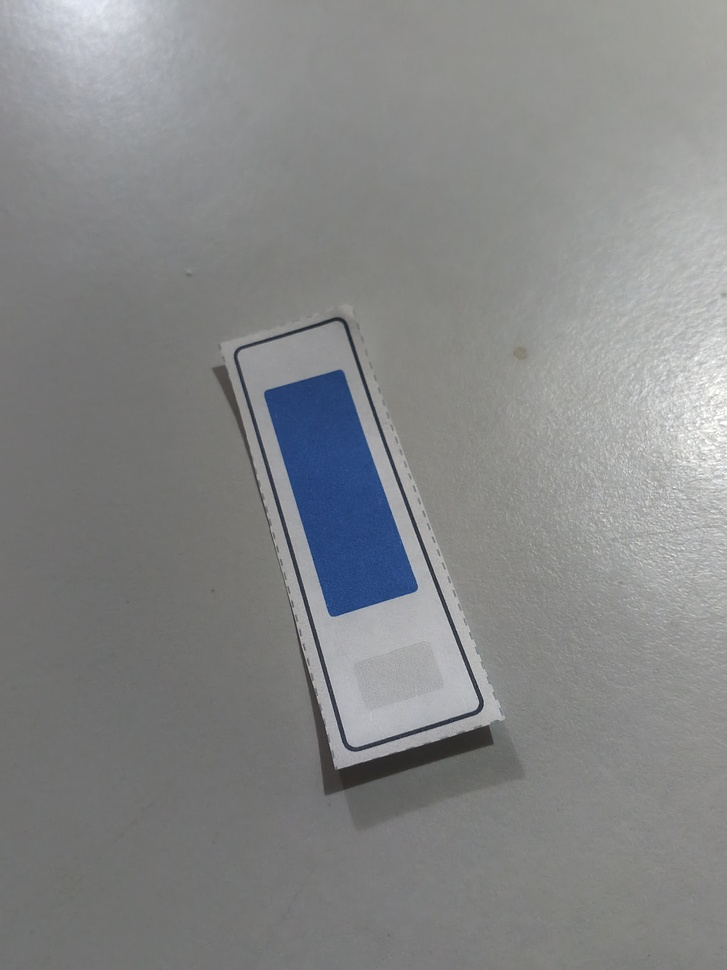
#> input picture ml/data/raw/blue/blue_strip01_001.jpg, 727 x 970 px, shrunk from 3048 x 4064 before the run
$ python -i roi.py   (imports and definitions only)
#> lines starting #> are read from the running program, lines starting #| are printed output that depends on the picture; after the words box and inside, x2 and y2 are one past the last pixel; in counts of white or black regions, pixels touching at a corner belong together
#> further down, picture is the input picture: shape (970, 727, 3); mean B, G, R 135.2, 134.7, 133.4
"""Load a strip photo and isolate the colored test-pad region.

Pipeline: load -> find the printed strip (largest quadrilateral-ish
contour) -> deskew it upright -> crop the central fraction, which is
where the color pad sits on the printed card.
"""
from __future__ import annotations

from pathlib import Path

import cv2
import numpy as np

VALID_EXTENSIONS = {".jpg", ".jpeg", ".png"}


# [7 lines left out: function load_image, not called in this run]


def detect_strip_roi(image: np.ndarray, min_area_frac: float = 0.05) -> np.ndarray:
    """Find the largest rectangular contour and return it deskewed/upright.

    Falls back to the original image if no contour clears the area
    threshold (e.g. a tightly cropped or low-contrast photo).
    """
#> called with min_area_frac = 0.05
    gray = cv2.cvtColor(image, cv2.COLOR_BGR2GRAY)
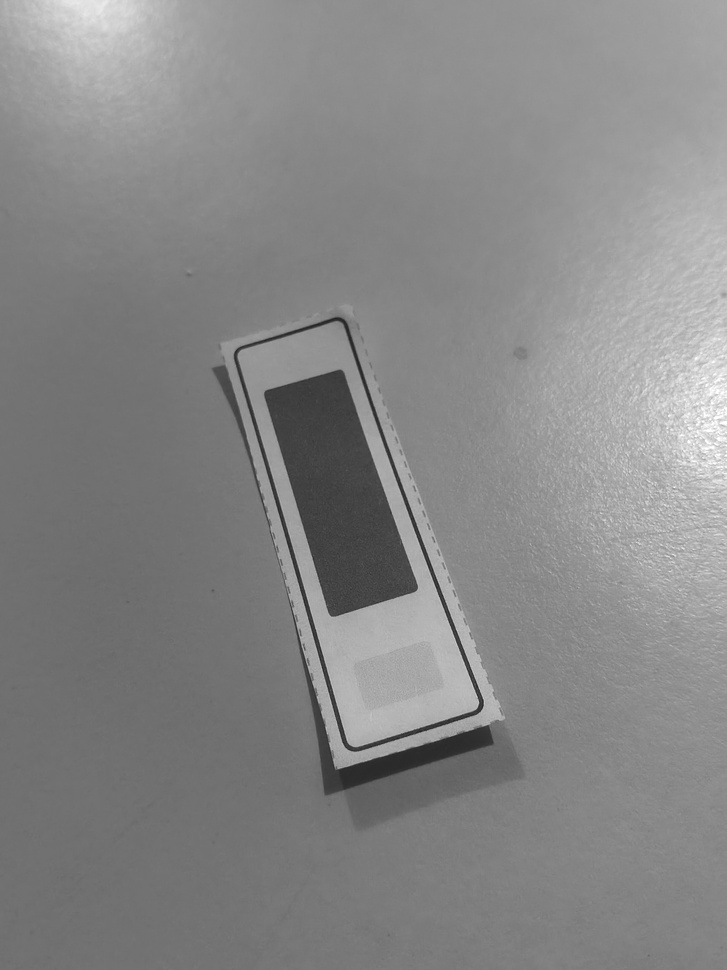
#> gray: shape (970, 727); min 29, max 255, mean 134.4
    blurred = cv2.GaussianBlur(gray, (5, 5), 0)
    edges = cv2.Canny(blurred, 50, 150)
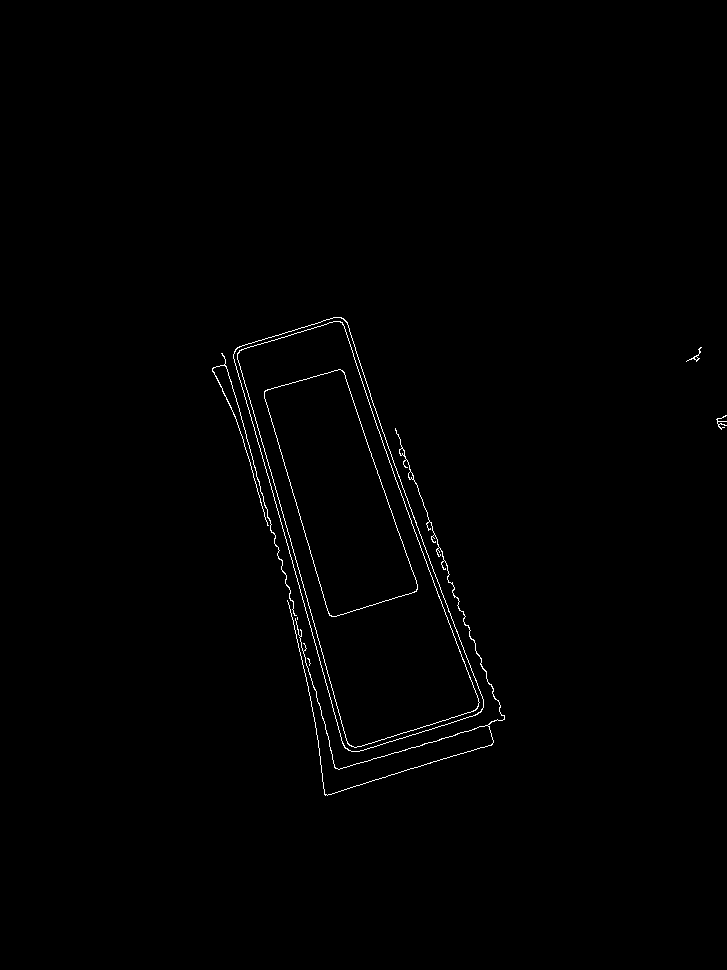
#> edges: shape (970, 727); 0.64% white in thin lines or dots, all inside (x1, y1, x2, y2) = (212, 317, 727, 796)
    edges = cv2.dilate(edges, np.ones((3, 3), np.uint8), iterations=1)
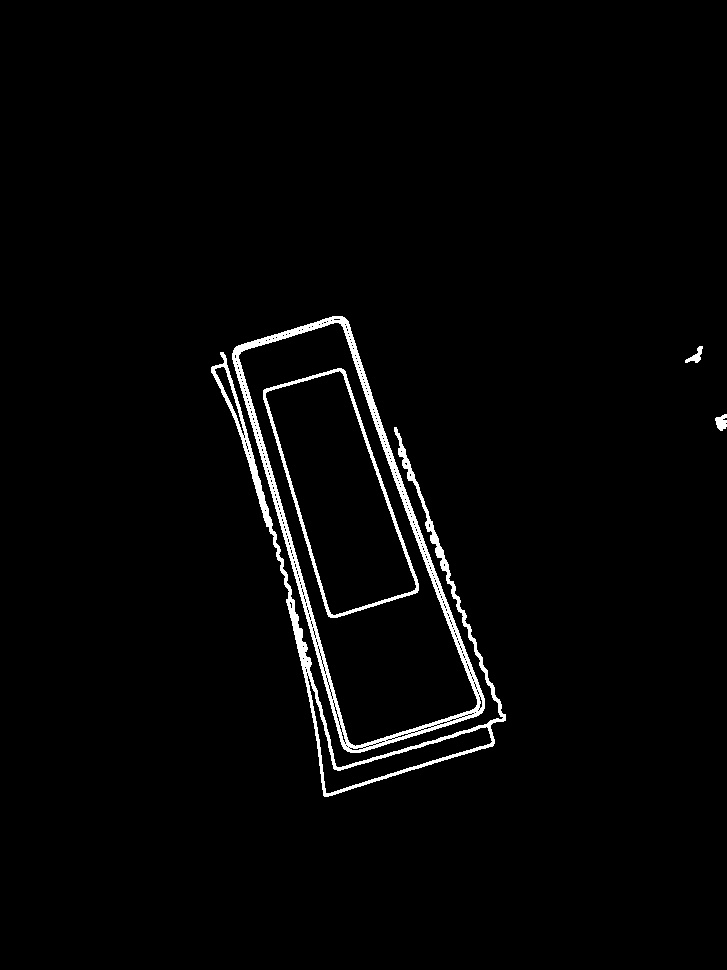
#> edges: shape (970, 727); 2.2% white; 5 white regions

    contours, _ = cv2.findContours(edges, cv2.RETR_EXTERNAL, cv2.CHAIN_APPROX_SIMPLE)
#> contours = 4 contours; box (x1, y1, x2, y2) and area: (232, 316, 485, 753) 56235, (211, 352, 506, 797) 8627, (715, 414, 727, 431) 117, (685, 346, 703, 363) 100
    if not contours:
        return image

    largest = max(contours, key=cv2.contourArea)
#> largest = contour of 652 points, box (x1, y1, x2, y2) (232, 316, 485, 753), area 56235
    img_area = image.shape[0] * image.shape[1]
#> img_area = 705190
    if cv2.contourArea(largest) < min_area_frac * img_area:
        return image

    rect = cv2.minAreaRect(largest)  # handles rotated strips
#> rect = ((353.9, 531.6), (150.3, 425.4), -17.18)
    return _warp_to_upright(image, rect)


def _warp_to_upright(image: np.ndarray, rect: tuple) -> np.ndarray:
#> called with rect = ((353.9, 531.6), (150.3, 425.4), -17.18)
    (cx, cy), (w, h), angle = rect
#> cx = 353.9; cy = 531.6; w = 150.3; h = 425.4; angle = -17.18
    if w < 1 or h < 1:
        return image
    box = cv2.boxPoints(rect)
#> box = [[344.9, 757], [219.3, 350.6], [362.9, 306.2], [488.5, 712.6]]
    width, height = int(round(w)), int(round(h))
#> width = 150; height = 425
    if width < height:  # keep the strip's long side horizontal
        width, height = height, width
#> width = 425; height = 150
        angle += 90
#> angle = 72.82

    dst = np.array(
        [[0, height - 1], [0, 0], [width - 1, 0], [width - 1, height - 1]],
        dtype="float32",
    )
#> dst = [[0, 149], [0, 0], [424, 0], [424, 149]]
    src = _order_points(box)
    matrix = cv2.getPerspectiveTransform(src, dst)
    warped = cv2.warpPerspective(image, matrix, (width, height))
    return warped if warped.size > 0 else image


def _order_points(pts: np.ndarray) -> np.ndarray:
    """Order 4 points as top-left, bottom-left, bottom-right, top-right."""
    s = pts.sum(axis=1)
#> s = [1101.9, 569.9, 669.1, 1201.1]
    diff = np.diff(pts, axis=1).flatten()
#> diff = [412, 131.2, -56.71, 224.1]
    tl = pts[np.argmin(s)]
#> tl = [219.3, 350.6]
    br = pts[np.argmax(s)]
#> br = [488.5, 712.6]
    tr = pts[np.argmin(diff)]
#> tr = [362.9, 306.2]
    bl = pts[np.argmax(diff)]
#> bl = [344.9, 757]
    return np.array([tl, bl, br, tr], dtype="float32")


# [44 lines left out: functions locate_color_pad, extract_central_region, not called in this run]

>>> import cv2
>>> picture = cv2.imread('../../data/raw/blue/blue_strip01_001.jpg')
>>> result = detect_strip_roi(picture)
#> in _warp_to_upright, `src = _order_points(box)`: src = [[219.3, 350.6], [344.9, 757], [488.5, 712.6], [362.9, 306.2]]
#> in _warp_to_upright, `matrix = cv2.getPerspectiveTransform(src, dst)`: matrix = [[2.7, -0.833, -299.1], [-0.103, -0.335, 289], [3.94e-10, -2.69e-10, 1]]
#> in _warp_to_upright, `warped = cv2.warpPerspective(image, matrix, (width, height))`:
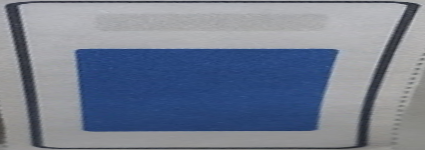
#> warped: shape (150, 425, 3); mean B, G, R 144.9, 126.3, 116.6

$ run again, on ml/data/raw/blue/blue_strip01_003.jpg
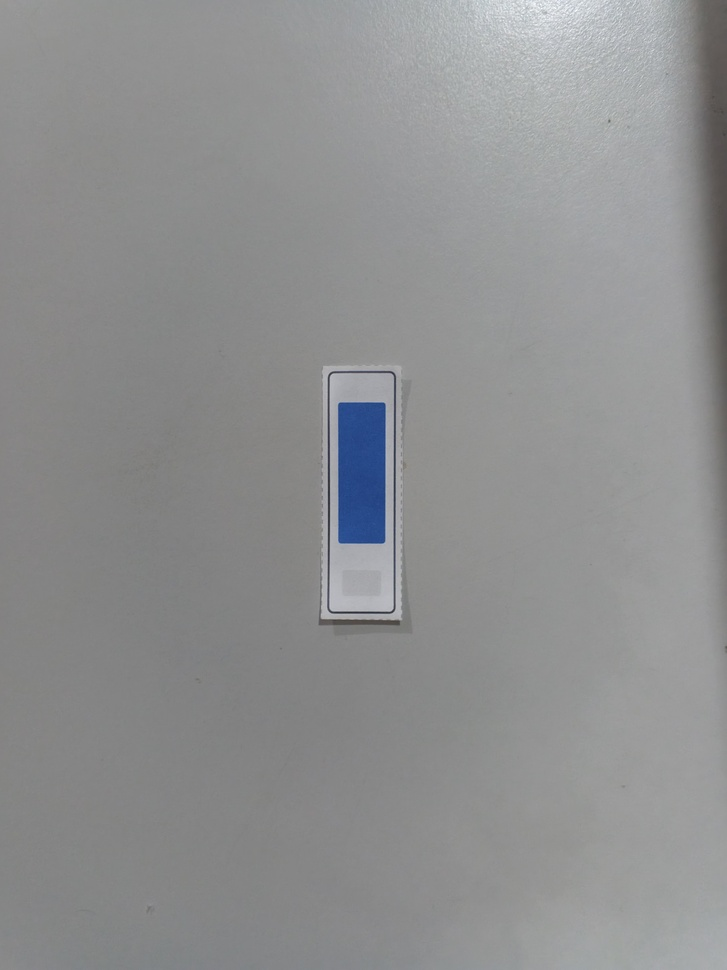
#> input picture ml/data/raw/blue/blue_strip01_003.jpg, 727 x 970 px, shrunk from 3048 x 4064 before the run
#> picture is the input picture: shape (970, 727, 3); mean B, G, R 144.5, 143.8, 142.9
#> in detect_strip_roi, `edges = cv2.Canny(blurred, 50, 150)`:
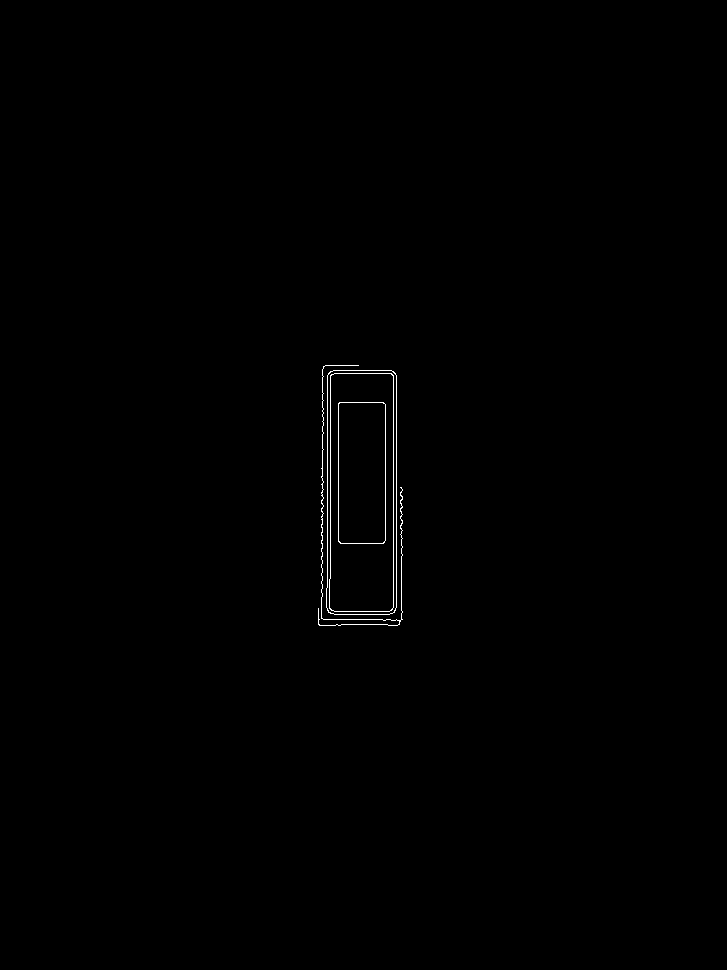
#> edges: shape (970, 727); 0.32% white in thin lines or dots, all inside (x1, y1, x2, y2) = (318, 365, 403, 626)
#> in detect_strip_roi, `edges = cv2.dilate(edges, np.ones((3, 3), np.uint8), iterations=1)`:
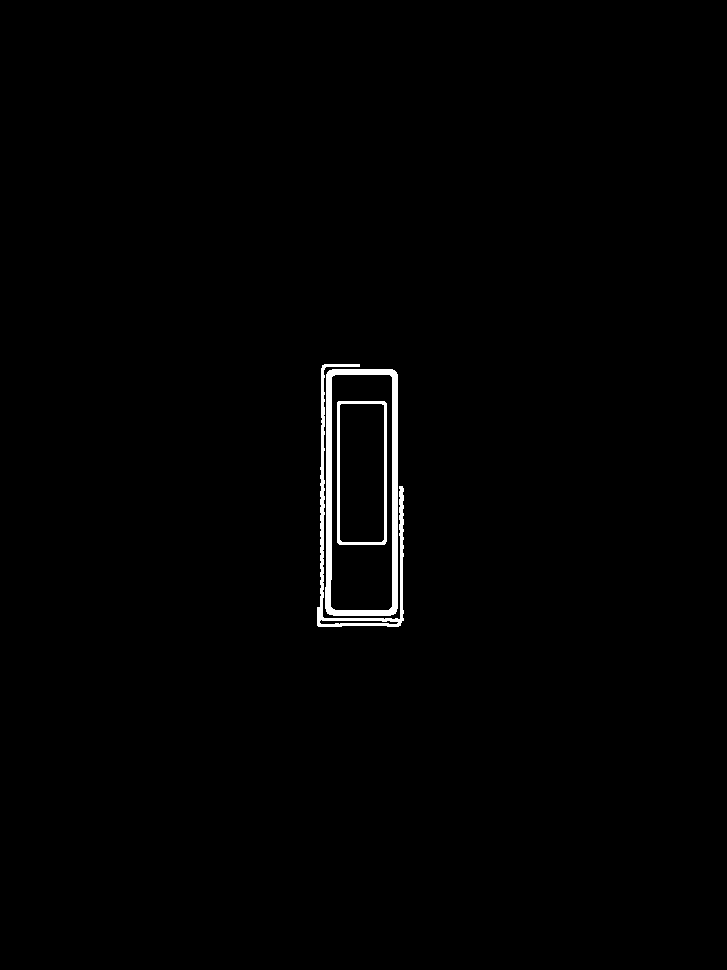
#> edges: shape (970, 727); 0.97% white; 3 white regions
#> contours = 2 contours; box (x1, y1, x2, y2) and area: (325, 369, 398, 616) 17440, (317, 364, 404, 627) 1705
#> largest = contour of 32 points, box (x1, y1, x2, y2) (325, 369, 398, 616), area 17440

$ run again, on ml/data/raw/blue/blue_strip01_004.jpg
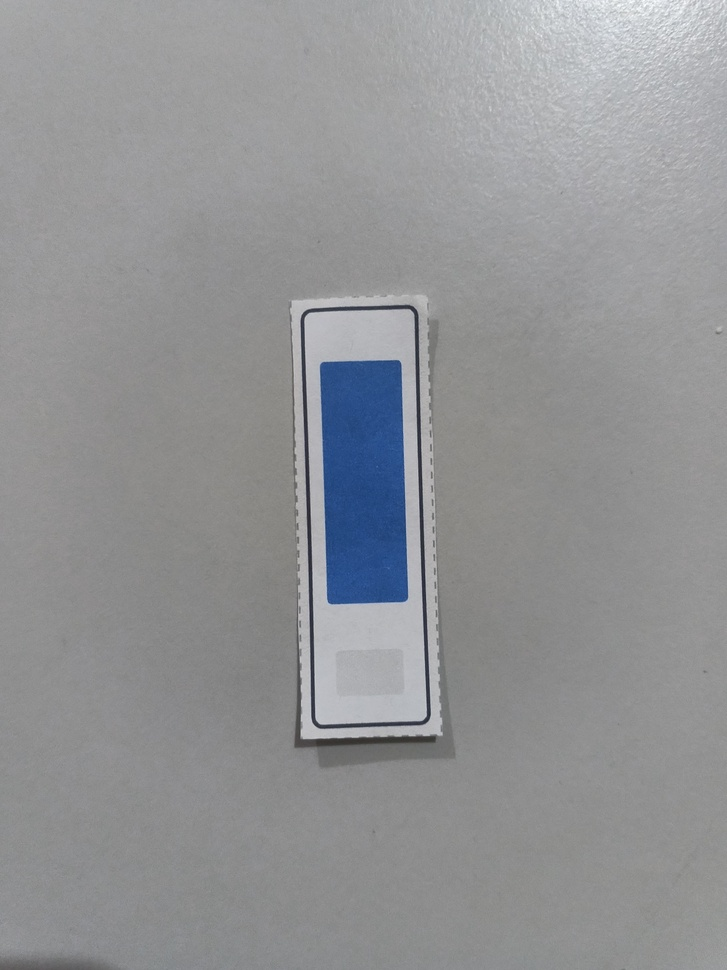
#> input picture ml/data/raw/blue/blue_strip01_004.jpg, 727 x 970 px, shrunk from 3048 x 4064 before the run
#> picture is the input picture: shape (970, 727, 3); mean B, G, R 149.5, 147.5, 146.3
#> in detect_strip_roi, `edges = cv2.dilate(edges, np.ones((3, 3), np.uint8), iterations=1)`:
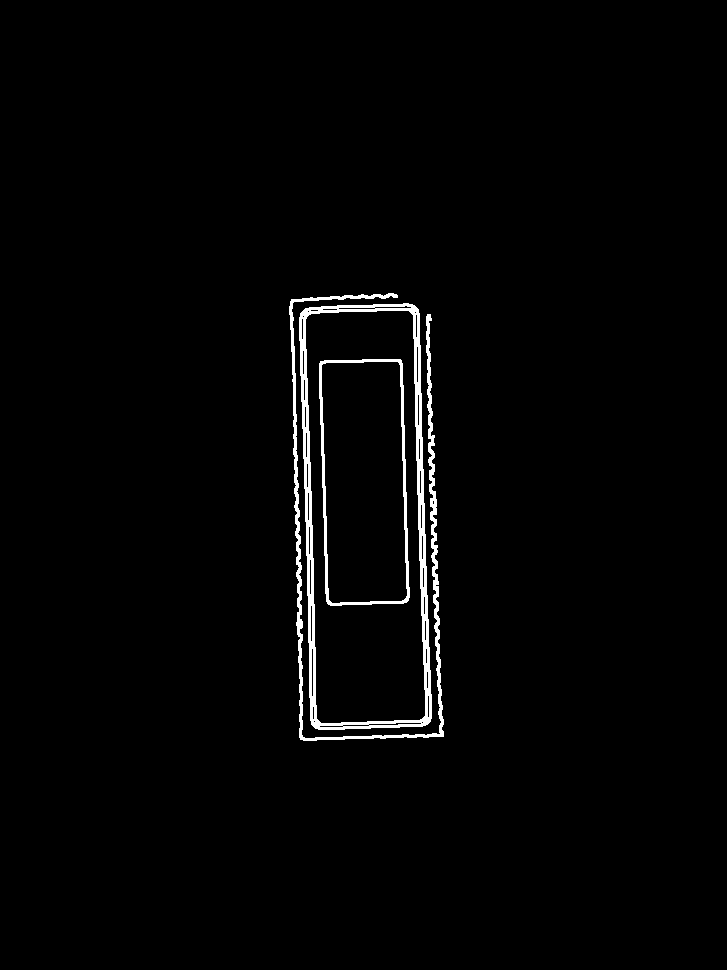
#> edges: shape (970, 727); 1.8% white; 3 white regions
#> contours = 2 contours; box (x1, y1, x2, y2) and area: (299, 303, 432, 730) 50364, (289, 293, 444, 741) 2966
#> largest = contour of 88 points, box (x1, y1, x2, y2) (299, 303, 432, 730), area 50364
#> rect = ((364.4, 516.2), (122, 424), -1.8)
#> in _warp_to_upright, `(cx, cy), (w, h), angle = rect`: cx = 364.4; cy = 516.2; w = 122; h = 424; angle = -1.8
#> box = [[310, 730.1], [296.7, 306.3], [418.7, 302.4], [432, 726.2]]
#> in _warp_to_upright, `width, height = int(round(w)), int(round(h))`: width = 122; height = 424
#> in _warp_to_upright, `width, height = height, width`: height = 122
#> in _warp_to_upright, `angle += 90`: angle = 88.2
#> dst = [[0, 121], [0, 0], [423, 0], [423, 121]]
#> s = [1040.1, 603, 721.1, 1158.2]
#> diff = [420, 9.58, -116.2, 294.2]
#> tl = [296.7, 306.3]
#> br = [432, 726.2]
#> tr = [418.7, 302.4]
#> bl = [310, 730.1]
#> src = [[296.7, 306.3], [310, 730.1], [432, 726.2], [418.7, 302.4]]
#> matrix = [[3.46, -0.109, -994.5], [-0.00898, -0.285, 211], [5.11e-19, 9.35e-19, 1]]
#> in _warp_to_upright, `warped = cv2.warpPerspective(image, matrix, (width, height))`:
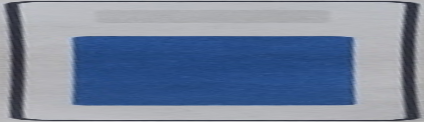
#> warped: shape (122, 424, 3); mean B, G, R 157.1, 132.4, 118.4
